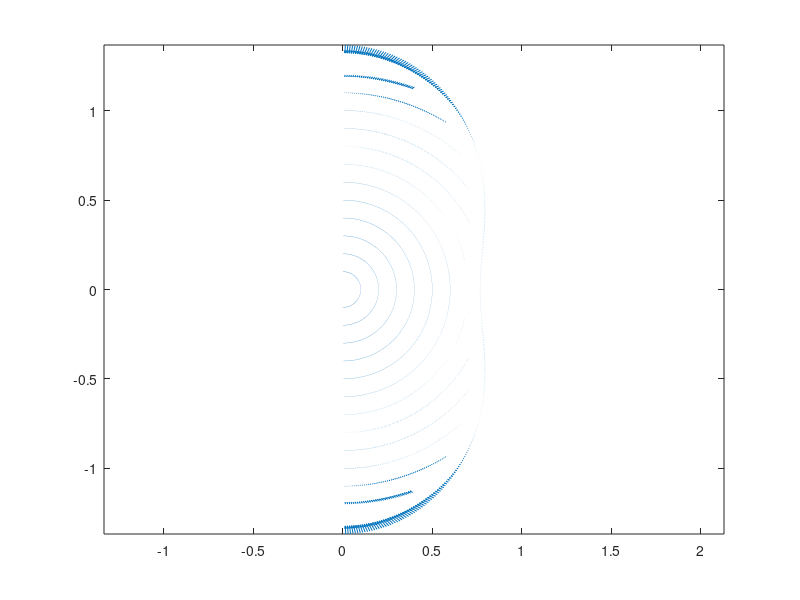

This chart was generated by the following MATLAB code:
                                                           clear

polVel = dlmread('polarVelCase1.txt');
radVel = dlmread('radialVelCase1.txt');

rS = polVel(:,1);
tS = polVel(:,2);
I = length(tS);

x = zeros(I,1);
z = zeros(I,1);
Vx = zeros(I,1);
Vz = zeros(I,1);

thetaErr = 0;
for i = 1:I
    theta = tS(i);
    rdius = rS(i);
    
    %vr = -abs(polVel(i,3));
    vr = radVel(i,3);
    vt = polVel(i,3);
        
    x(i) = sin(theta)*rdius;
    z(i) = cos(theta)*rdius;
    theta_rec(i) = atan2(x(i),z(i));
    
    thetaErr = thetaErr + abs(theta - theta_rec(i));
    
    % what I think:
    Vx(i) = sin(theta)*vr + cos(theta)*vt;
    Vz(i) = -cos(theta)*vr + sin(theta)*vt ;
    
    % dino zrnic
    %Vx(i) = vr*sin(theta) + vt*cos(theta);
    %Vz(i) = vr*cos(theta) - vt*sin(theta);
end


quiver(x, z, Vx, Vz);
axis equal

%plot(1:I,tS,'+',1:I,theta_rec,'o')

